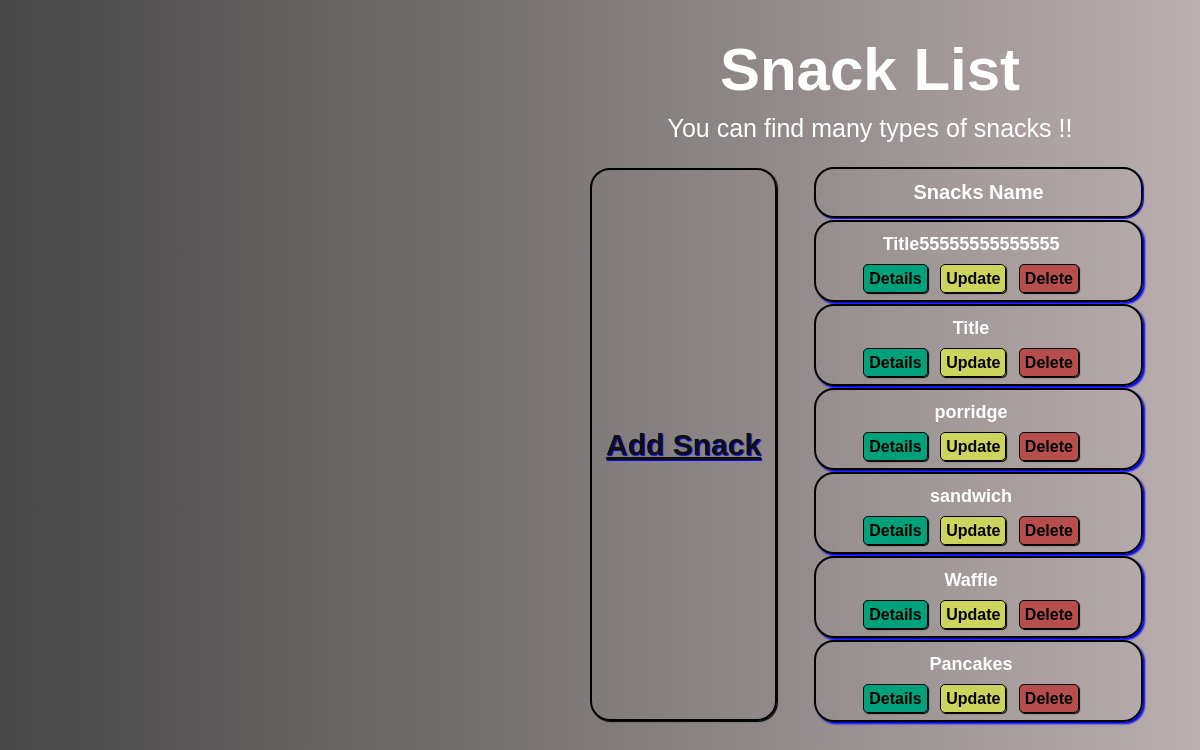
Before: / with the older database file.
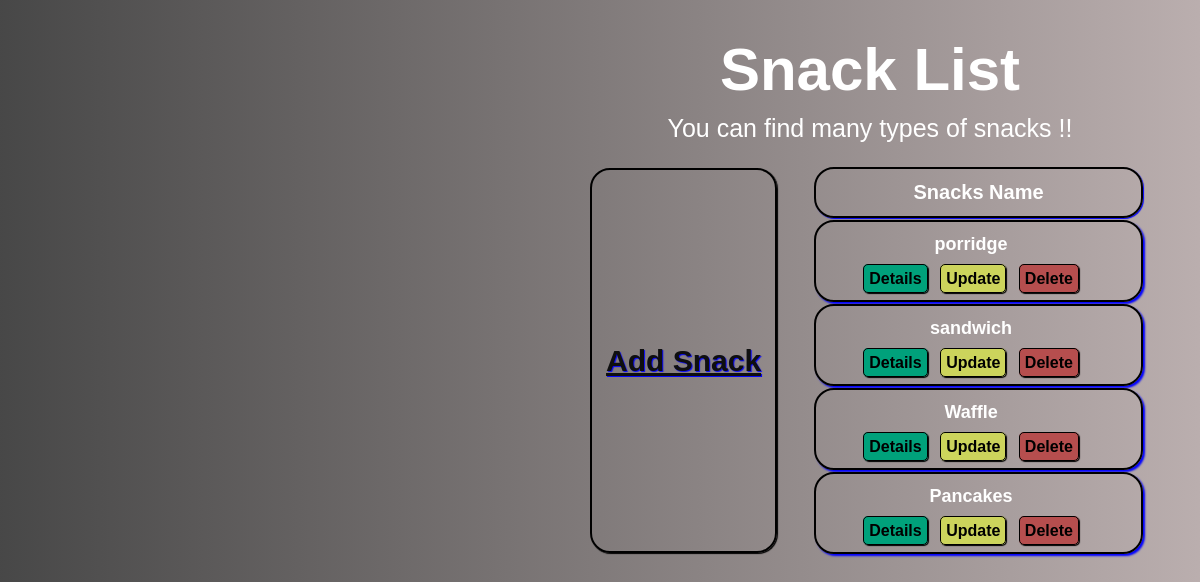
After: the same page with the newer database file.
### snacks/models.py (models this page shows, shortened)
class Snack (models.Model):
    title  = models.CharField(max_length=255, help_text="the title of the snack ", default="Title")
    purchaser = models.ForeignKey(get_user_model(), on_delete=models.CASCADE)
    description = models.TextField(default="description ")
    image = models.TextField(default= "no image provided")
    class Meta:
        verbose_name_plural = "my things"
        ordering=['-pk']

### snacks/views.py (the view)
# urls.py: path('', SnackListView .as_view(), name='Snack_List'),
class SnackListView(ListView):
    template_name = 'snack_list.html'
    model = Snack
    context_object_name = 'Allsnack'

### templates/snack_list.html
{% extends 'base.html'%}
{%block content%}
<div class="row">
  <div class="column1">
    <h1>Snack List</h1>
    <p>You can find many types of snacks !!</p>
    <div class="c">
      <button class="add"><a href="{% url 'Snack_Create' %}">Add Snack</a></button>
      <table>
          <tr>
            <th>Snacks Name</th>
          </tr>
      {%for snack in Allsnack%}
          <tr>
              <td>
              <div class="b">
                {{snack.title}}</div>
              <a class="adetail" href="{% url 'Snack_Detail' snack.id %}">Details</a>
              <a class="aUpdate" href="{% url 'Snack_Update' snack.id %}">Update</a>
              <a class="aDelete" href="{% url 'Snack_Delete' snack.id %}">Delete</a>
            </td>
          </tr>
      {%endfor%}
      </table>
      </div>
  </div>
</div>
{%endblock content%}

### templates/base.html (shortened to what this page needs)
<!DOCTYPE html>
{%load static%}
<html lang="en">
<head>
    <link rel='stylesheet' href="{% static 'snack_list.css'%}"></link>
</head>
<body>
    {% block content%}
    {%endblock content%}
</body>
</html>

### static/snack_list.css (style rules this page uses)
* { padding: 0; margin: 0; box-sizing: border-box; }
body { background-image: linear-gradient(to right, rgba(10, 10, 10, 0.75), rgba(169, 154, 154, 0.8)), url(https://media.istockphoto.com/id/1262304200/photo/salty-snacks-assortment-shot-from-above-on-dark-slate-table-copy-space.jpg?s=612x612&w=0&k=20&c=xL8DvpCFTKuUfTT8FT1N9iHtEPnOtVQU-O9We508Zd8=); background-size: cover; background-attachment: fixed; color: white; font-family: 'Fira Sans', sans-serif; }
table, th, td { border:2px solid black; border-radius: 20px; padding: 12px 20px; }
table { border-style: none ; width: 100%; }
th { height:40px ; font-size:20px ; box-shadow: 1px 1px 1px blue; margin-bottom: 10px; }
td { padding-left: 5px; box-shadow: 2px 2px 2px blue; width: 300px; height:max-content; text-align: center; }
.b { font-size:18px ; font-weight: bold; text-align: center; margin-bottom: 15px; }
.row { display: flex; justify-content: space-between; flex-direction: column; position: absolute; transition: 0.3s; margin-bottom: 30px; margin: 15px; left: 45%; }
.row .column1 { padding-right: 50px; }
.column1 h1 { font-size: 60px; margin-bottom: 10px; text-align: center; }
.column1 p { font-size: 25px; margin-bottom: 10px; text-align: center; }
.row .column1 { padding: 20px; }
.c { display:flex; justify-content: space-between; }
.add { border: 2px solid black; border-radius: 20px; font-size: 30px; font-weight: 600; width: 250px; padding: 5px; transition: 0.3s; width: 300px; margin: 15px; left: 40%; box-shadow: 1px 1px 1px black; background:none; color: #eeeeee; }
.add a { color: rgb(15, 15, 15); text-shadow:1px 1px 1px rgb(5, 5, 251); }
.adetail { color: rgb(0, 0, 0); font-weight: bold; border: 1px solid black; border-radius: 5px; box-shadow: 1px 1px 1px black; padding: 5px; margin: 2px 4px; background-color: rgb(0, 161, 123); text-decoration-line:none; }
.aDelete { color: rgb(0, 0, 0); font-weight: bold; border: 1px solid black; border-radius: 5px; box-shadow: 1px 1px 1px black; padding: 5px; margin: 2px 4px; background-color: rgb(182, 78, 78); text-decoration-line:none; }
.aUpdate { color: rgb(0, 0, 0); font-weight: bold; border: 1px solid black; border-radius: 5px; box-shadow: 1px 1px 1px black; padding: 5px; margin: 2px 4px; background-color: rgb(204, 212, 92); text-decoration-line:none; }

Changed rows visible on the page:
removed Snack: title "Title55555555555555"
removed Snack: title "Title"
